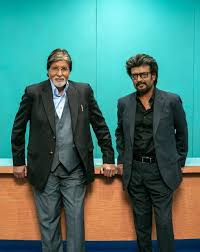
#> input picture face_detection/rajani.jpeg, 200 x 252 px
$ jupyter execute face_detection.ipynb
#> lines starting #> are read from the running program, lines starting #| are printed output that depends on the picture
[cell 1]
import cv2
import matplotlib.pyplot as plt

[cell 2]
img=cv2.imread('rajani.jpeg')
#> img is the input picture: shape (252, 200, 3); mean B, G, R 114, 122.6, 73.6
img

[cell 3]
plt.imshow(img)

[cell 4]
conv_img=cv2.cvtColor(img,cv2.COLOR_BGR2RGB)
plt.imshow(conv_img)

[cell 5]
face_data=cv2.CascadeClassifier('haarcascade_frontalface_default.xml')
face_data

[cell 6]
#face detect
faces=face_data.detectMultiScale(conv_img)
#> faces = [[45, 58, 28, 28], [127, 65, 27, 27]]
faces
#> Out = [[45, 58, 28, 28], [127, 65, 27, 27]]

[cell 7]
for (x,y,w,h) in faces:
    cv2.rectangle(conv_img,(x,y),(x+w,y+h),(255,0,0),2)
#> this loop made 2 passes
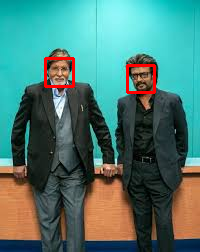
#> conv_img: shape (252, 200, 3); mean R, G, B 76, 121.1, 112.6

[cell 8]
plt.imshow(conv_img)

[cell 9]
img1=cv2.imread('group.jpg')
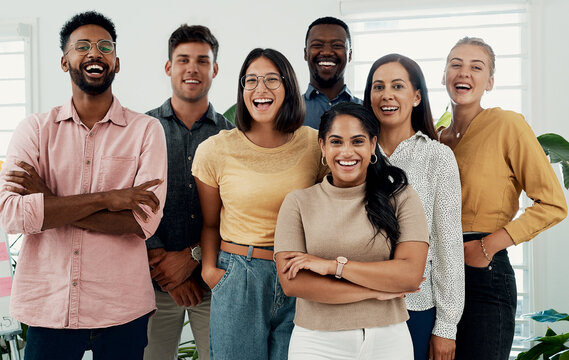
#> input picture face_detection/group.jpg, 569 x 360 px
#> img1 is the input picture: shape (360, 569, 3); mean B, G, R 126.2, 138.2, 154.2
img1

[cell 10]
plt.imshow(img1)

[cell 11]
conv_img1=cv2.cvtColor(img1,cv2.COLOR_BGR2RGB)
plt.imshow(conv_img1)

[cell 12]
faces=face_data.detectMultiScale(conv_img1)
#> faces = [[165, 39, 55, 55], [235, 59, 56, 56], [440, 46, 53, 53], [361, 64, 57, 57], [316, 118, 61, 61], [62, 23, 59, 59], [92, 88, 93, 93]]
faces
#> Out has the same summary as faces

[cell 13]
for (x,y,w,h) in faces:
    cv2.rectangle(conv_img1,(x,y),(x+w,y+h),(255,0,0),2)
#> this loop made 7 passes
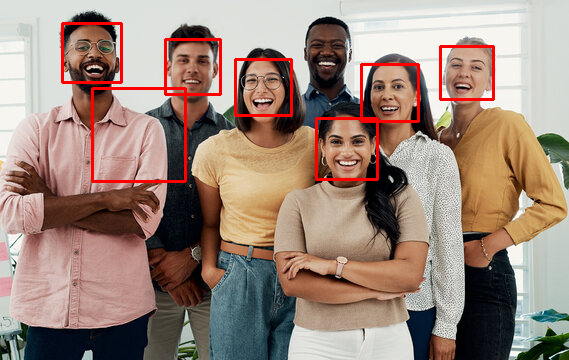
#> conv_img1: shape (360, 569, 3); mean R, G, B 157.2, 135.2, 123.3
